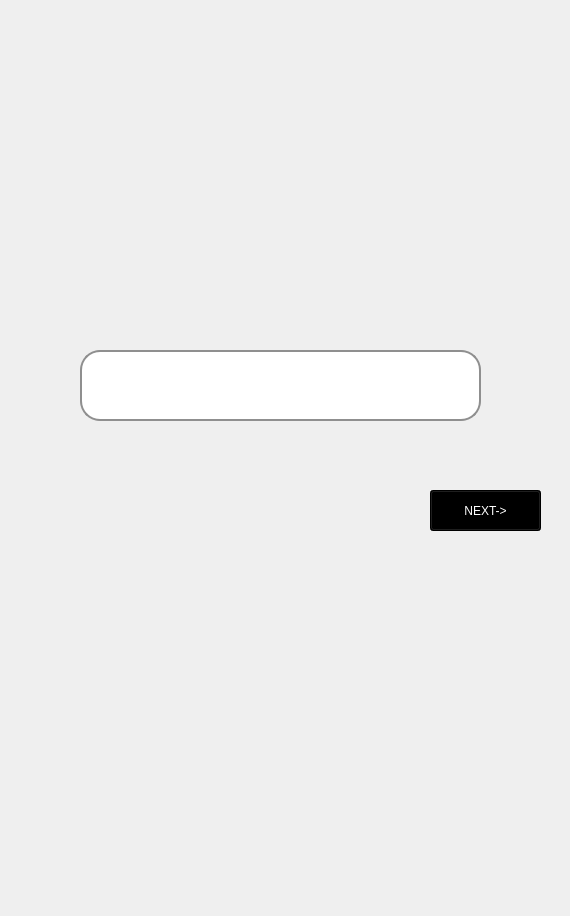
<?xml version="1.0" encoding="UTF-8"?>
<ui version="4.0">
 <class>MainWindow</class>
 <widget class="QMainWindow" name="MainWindow">
  <property name="geometry">
   <rect>
    <x>0</x>
    <y>0</y>
    <width>570</width>
    <height>916</height>
   </rect>
  </property>
  <property name="windowTitle">
   <string>MainWindow</string>
  </property>
  <widget class="QWidget" name="centralwidget">
   <widget class="QLabel" name="label">
    <property name="geometry">
     <rect>
      <x>0</x>
      <y>0</y>
      <width>611</width>
      <height>941</height>
     </rect>
    </property>
    <property name="text">
     <string/>
    </property>
    <property name="pixmap">
     <pixmap>ui imges/Your paragraph text.png</pixmap>
    </property>
    <property name="scaledContents">
     <bool>true</bool>
    </property>
   </widget>
   <widget class="QLineEdit" name="answerbox">
    <property name="geometry">
     <rect>
      <x>80</x>
      <y>350</y>
      <width>401</width>
      <height>71</height>
     </rect>
    </property>
    <property name="styleSheet">
     <string notr="true">QLineEdit {
               border: 2px solid #8f8f8f;
                border-radius: 20px;
                padding: 10px;
                font-size: 16px;
            }</string>
    </property>
   </widget>
   <widget class="QTextBrowser" name="QUATIONBOX">
    <property name="geometry">
     <rect>
      <x>20</x>
      <y>160</y>
      <width>511</width>
      <height>131</height>
     </rect>
    </property>
    <property name="styleSheet">
     <string notr="true">QTextBrowser {
    background: transparent;
    border: none;
    font-size: 16pt;
    font-weight: bold;
}
</string>
    </property>
    <property name="html">
     <string>&lt;!DOCTYPE HTML PUBLIC &quot;-//W3C//DTD HTML 4.0//EN&quot; &quot;http://www.w3.org/TR/REC-html40/strict.dtd&quot;&gt;
&lt;html&gt;&lt;head&gt;&lt;meta name=&quot;qrichtext&quot; content=&quot;1&quot; /&gt;&lt;style type=&quot;text/css&quot;&gt;
p, li { white-space: pre-wrap; }
&lt;/style&gt;&lt;/head&gt;&lt;body style=&quot; font-family:'MS Shell Dlg 2'; font-size:16pt; font-weight:600; font-style:normal;&quot;&gt;
&lt;p style=&quot;-qt-paragraph-type:empty; margin-top:0px; margin-bottom:0px; margin-left:0px; margin-right:0px; -qt-block-indent:0; text-indent:0px; font-size:7.8pt; font-weight:400;&quot;&gt;&lt;br /&gt;&lt;/p&gt;
&lt;p style=&quot; margin-top:0px; margin-bottom:0px; margin-left:0px; margin-right:0px; -qt-block-indent:0; text-indent:0px;&quot;&gt;&lt;span style=&quot; font-size:15pt; font-weight:696;&quot;&gt;    &lt;/span&gt;&lt;/p&gt;
&lt;p style=&quot;-qt-paragraph-type:empty; margin-top:0px; margin-bottom:0px; margin-left:0px; margin-right:0px; -qt-block-indent:0; text-indent:0px; font-size:15pt; font-weight:696;&quot;&gt;&lt;br /&gt;&lt;/p&gt;&lt;/body&gt;&lt;/html&gt;</string>
    </property>
   </widget>
   <widget class="QPushButton" name="NEXT">
    <property name="geometry">
     <rect>
      <x>430</x>
      <y>490</y>
      <width>111</width>
      <height>41</height>
     </rect>
    </property>
    <property name="styleSheet">
     <string notr="true">color: rgb(255, 255, 255);
background-color: rgb(0, 0, 0);</string>
    </property>
    <property name="text">
     <string>NEXT-&gt;</string>
    </property>
   </widget>
  </widget>
 </widget>
 <resources/>
 <connections/>
</ui>
